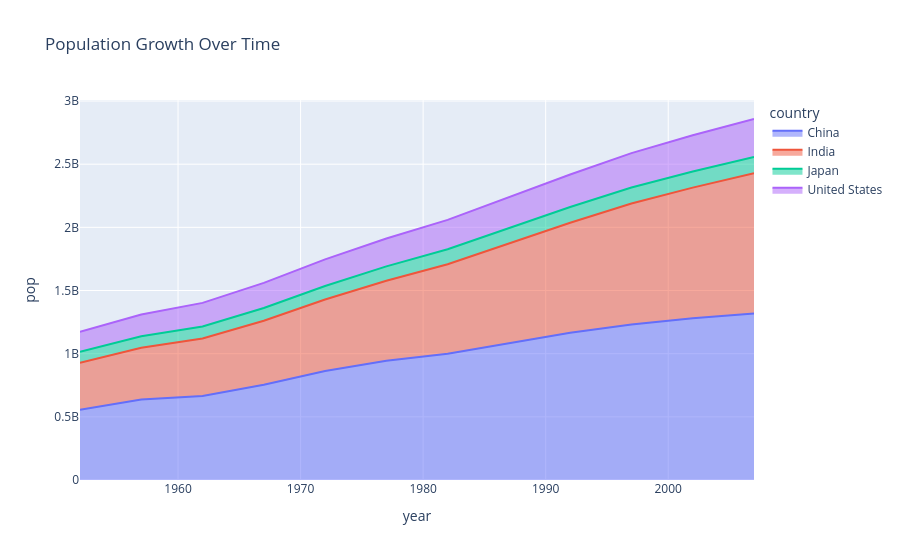

The notebook cell this image was saved under:
### Markdown cell above
### Experiment 6: Area Chart

### Code cell
countries = df[
    df["country"].isin(["India", "China", "United States", "Japan"])
]

fig = px.area(
    countries,
    x="year",
    y="pop",
    color="country",
    title="Population Growth Over Time"
)

fig.show()

### Figure 1 — Plotly figure (JSON) as saved in the notebook; plotly's stock layout.template omitted (floating-point values rounded to 4 significant figures)
{"data": [{"fillpattern": {"shape": ""}, "hovertemplate": "country=China<br>year=%{x}<br>pop=%{y}<extra></extra>", "legendgroup": "China", "line": {"color": "#636efa"}, "marker": {"symbol": "circle"}, "mode": "lines", "name": "China", "orientation": "v", "showlegend": true, "stackgroup": "1", "type": "scatter", "x": [1952, 1957, 1962, 1967, 1972, 1977, 1982, 1987, 1992, 1997, 2002, 2007], "xaxis": "x", "y": [556263527, 637408000, 665770000, 754550000, 862030000, 943455000, 1000281000, 1084035000, 1164970000, 1230075000, 1280400000, 1318683096], "yaxis": "y"}, {"fillpattern": {"shape": ""}, "hovertemplate": "country=India<br>year=%{x}<br>pop=%{y}<extra></extra>", "legendgroup": "India", "line": {"color": "#EF553B"}, "marker": {"symbol": "circle"}, "mode": "lines", "name": "India", "orientation": "v", "showlegend": true, "stackgroup": "1", "type": "scatter", "x": [1952, 1957, 1962, 1967, 1972, 1977, 1982, 1987, 1992, 1997, 2002, 2007], "xaxis": "x", "y": [372000000, 409000000, 454000000, 506000000, 567000000, 634000000, 708000000, 788000000, 872000000, 959000000, 1034172547, 1110396331], "yaxis": "y"}, {"fillpattern": {"shape": ""}, "hovertemplate": "country=Japan<br>year=%{x}<br>pop=%{y}<extra></extra>", "legendgroup": "Japan", "line": {"color": "#00cc96"}, "marker": {"symbol": "circle"}, "mode": "lines", "name": "Japan", "orientation": "v", "showlegend": true, "stackgroup": "1", "type": "scatter", "x": [1952, 1957, 1962, 1967, 1972, 1977, 1982, 1987, 1992, 1997, 2002, 2007], "xaxis": "x", "y": [86459025, 91563009, 95831757, 100825279, 107188273, 113872473, 118454974, 122091325, 124329269, 125956499, 127065841, 127467972], "yaxis": "y"}, {"fillpattern": {"shape": ""}, "hovertemplate": "country=United States<br>year=%{x}<br>pop=%{y}<extra></extra>", "legendgroup": "United States", "line": {"color": "#ab63fa"}, "marker": {"symbol": "circle"}, "mode": "lines", "name": "United States", "orientation": "v", "showlegend": true, "stackgroup": "1", "type": "scatter", "x": [1952, 1957, 1962, 1967, 1972, 1977, 1982, 1987, 1992, 1997, 2002, 2007], "xaxis": "x", "y": [157553000, 171984000, 186538000, 198712000, 209896000, 220239000, 232187835, 242803533, 256894189, 272911760, 287675526, 301139947], "yaxis": "y"}], "layout": {"legend": {"title": {"text": "country"}, "tracegroupgap": 0}, "title": {"text": "Population Growth Over Time"}, "xaxis": {"anchor": "y", "domain": [0.0, 1.0], "title": {"text": "year"}}, "yaxis": {"anchor": "x", "domain": [0.0, 1.0], "title": {"text": "pop"}}}}
